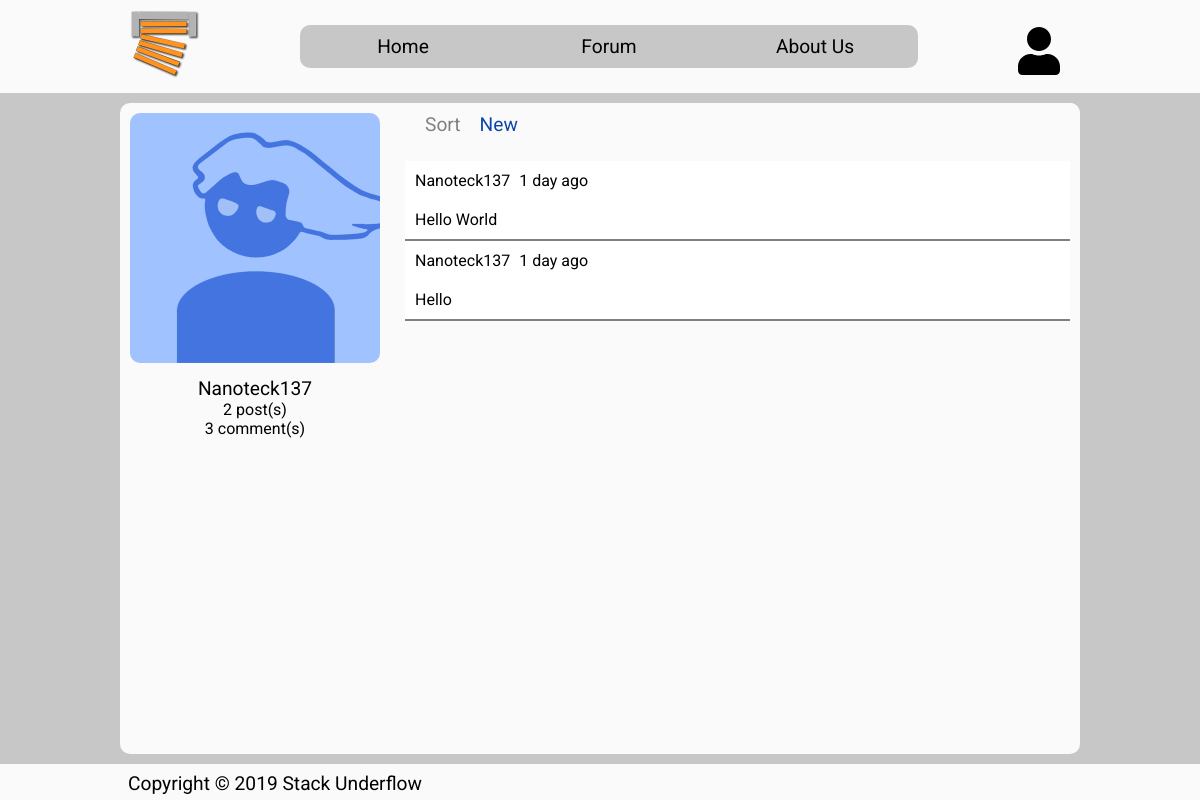
Screenshot of /view_profile.php?p=1 with the database file from the repository.
### tables this page shows
CREATE TABLE users(
    uID int(8) PRIMARY KEY AUTO_INCREMENT,
    uName varchar (32) NOT NULL,
    uUsername varchar (64) NOT NULL,
    uEmail varchar (64) NOT NULL,
    uPassword varchar (64) NOT NULL,
    uBirthdate datetime NOT NULL,
    uCreatedDate datetime NOT NULL default CURRENT_TIMESTAMP,
    uUserType ENUM ('member', 'moderator', 'admin') NOT NULL DEFAULT 'member',
    uSignature varchar(32) DEFAULT "",
    uProfilePicture varchar(128) NOT NULL DEFAULT 'default_pic.png',
    uTheme ENUM('light', 'dark') NOT NULL DEFAULT 'light'
);

CREATE TABLE forum_posts (
    pID int(8) PRIMARY KEY AUTO_INCREMENT,
    pTitle varchar(64) NOT NULL,
    pContent mediumtext NOT NULL,
    
    pAuthor int(8),
    FOREIGN KEY(pAuthor) REFERENCES users(uID),

    pCreatedDate datetime NOT NULL DEFAULT CURRENT_TIMESTAMP
);

### private/api/database.php (called while the page is built, shortened)
<?php
class DatabaseResult
{
    private $rows;
    private $numRows;
    public function __construct(array $rows, int $numRows)
    {
        $this->rows = $rows;
        $this->numRows = $numRows;
    }
    public function GetNumRows(): int
    {
        return $this->numRows;
    }
    public function GetRow(int $index)
    {
        return $this->rows[$index];
    }
}
class Database
{
    private $connection;
    public function __construct()
    {
        $this->connection = new mysqli("localhost", "root", "", "stackunderflow");
    }
    public function Query(string $query)
    {
        $result = $this->connection->query($query);
        if(is_bool($result))
        {
            return new DatabaseResult(array(), 0);
        }
        else
        {
            return new DatabaseResult($result->fetch_all(MYSQLI_BOTH), $result->num_rows);
        }
        return null;
    }
}
?>

### private/api/forum.php (called while the page is built, shortened)
<?php
class Comment
{
    public static function CreateForUser(Forum $forum, AuthUser $user, $row)
    {
        $post = $forum->GetPostById($row["cPostID"]);
        return new Comment(
            $row["cID"],
            $post,
            $row["cContent"],
            $user,
            $row["cCreatedDate"]
        );
    }
}
class Post
{
    private function __construct(Database $database,
                                Auth $auth,
                                int $id,
                                string $title,
                                string $content,
                                AuthUser $author,
                                string $createdDate)
    {
        $this->id = $id;
        $this->title = $title;
        $this->createdDate = $createdDate;
    }
    public static function CreateFromRow(Database $database, Auth $auth, $row): Post
    {
        $user = $auth->GetUserById($row["pAuthor"]);
        return new Post(
            $database,
            $auth,
            $row["pID"],
            $row["pTitle"],
            $row["pContent"],
            $user,
            $row["pCreatedDate"]
        );
    }
    public static function CreateForUser(Database $database, Auth $auth, AuthUser $user, $row): Post
    {
        return new Post(
            $database,
            $auth,
            $row["pID"],
            $row["pTitle"],
            $row["pContent"],
            $user,
            $row["pCreatedDate"]
        );
    }
}
class Forum
{
    private $database;
    private $auth;
    public function __construct(Database $database, Auth $auth)
    {
        $this->database = $database;
        $this->auth = $auth;
    }
    public function GetPostById(int $id): ?Post
    {
        $query = "SELECT * FROM forum_posts WHERE pID=$id";
        $result = $this->database->Query($query);
        if($result->GetNumRows() === 1)
        {
            $row = $result->GetRow(0);
            return Post::CreateFromRow($this->database, $this->auth, $row);
        }
        else
        {
            throw new ForumPostNotFoundException();
        }
    }
    public function GetPostFromUser(AuthUser $user): array
    {
        $posts = array();
        $userID = $user->id;
        $query = "SELECT * FROM forum_posts WHERE forum_posts.pAuthor=$userID";
        $result = $this->database->Query($query);
        for($i = 0; $i < $result->GetNumRows(); $i++)
        {
            $row = $result->GetRow($i);
            $post = Post::CreateForUser($this->database, $this->auth, $user, $row);
            array_push($posts, $post);
        }
        return $posts;
    }
    public function GetCommentsFromUser(AuthUser $user): array
    {
        $comments = array();
        $query = "SELECT * FROM forum_comments WHERE forum_comments.cAuthor=1";
        $result = $this->database->Query($query);
        for($i = 0; $i < $result->GetNumRows(); $i++)
        {
            $row = $result->GetRow($i);
            $comment = Comment::CreateForUser($this, $user, $row);
            array_push($comments, $comment);
        }
        return $comments;
    }
}
?>

### private/api/auth.php (called while the page is built, shortened)
<?php
class AuthUser
{
    public function __construct(Database $database,
                                int $id,
                                string $name,
                                string $username,
                                string $email,
                                string $password,
                                string $birthdate,
                                string $createdDate,
                                string $type,
                                string $signature,
                                string $profilePicture,
                                string $theme)
    {
        $this->id = $id;
        $this->username = $username;
    }
    public static function CreateFromRow($database, $row): AuthUser
    {
        return new AuthUser(
            $database,
            $row["uID"],
            $row["uName"],
            $row["uUsername"],
            $row["uEmail"],
            $row["uPassword"],
            $row["uBirthdate"],
            $row["uCreatedDate"],
            $row["uUserType"],
            $row["uSignature"],
            $row["uProfilePicture"],
            $row["uTheme"]
        );
    }
}
class Auth
{
    public $database;
    public function __construct(Database $database)
    {
        $this->database = $database;
    }
    public function GetUserById(int $id): ?AuthUser
    {
        $query = "SELECT * FROM users WHERE uID=$id";
        try {
            $result = $this->database->Query($query);
            if($result->GetNumRows() === 1)
            {
                $row = $result->GetRow(0);
                return AuthUser::CreateFromRow($this->database, $row);
            }
            else
            {
                throw new AuthUserNotFoundException("User not found with id '$id'");
            }
        }
        catch(Exception $e)
        {
            throw new AuthUserNotFoundException("User not found with id '$id'");
        }
        return null;
    }
}
?>

### private/common.php (called while the page is built, shortened)
<?php
require_once("private/api/database.php");
require_once("private/api/auth.php");
require_once("private/api/forum.php");
function common_start()
{
    $database = new Database();
    $auth = new Auth($database);
    $forum = new Forum($database, $auth);
}
function format_time($time)
{
    $time = time() - $time;
    $time = ($time < 1) ? 1 : $time;
    $tokens = array(
        31536000 => 'year',
        2592000 => 'month',
        604800 => 'week',
        86400 => 'day',
        3600 => 'hour',
        60 => 'minute',
        1 => 'second'
    );
    foreach ($tokens as $unit => $text)
    {
        if ($time < $unit) continue;
        $numberOfUnits = floor($time / $unit);
        return $numberOfUnits . ' ' . $text . (($numberOfUnits > 1) ? 's' : '');
    }
}
function format_time_data($time_data)
{
    return format_time(strtotime($time_data));
}
?>

### view_profile.php (the view, shortened to what this page needs)
<?php
    require_once("private/common.php");
?>
<!DOCTYPE html>
<html>
<head>
    <?php include "template/head.php" ?>
    <link rel="stylesheet" href="css/pages/view_profile.css">
    <link rel="stylesheet" href="css/common/forum.css">
</head>
<body>
    <?php
        $user = null;
        if(isset($_GET["p"]))
        {
            try
            {
                $user = $auth->GetUserById($_GET["p"]);
            }
            catch(AuthUserNotFoundException $e)
            {
                header("location: index.php");
                exit();
            }
        }
        else
        {
            header("location: index.php");
            exit();
        }
        $posts = $forum->GetPostFromUser($user);
        $comments = $forum->GetCommentsFromUser($user);
    ?>
    <div id="container">
        <?php include "template/header.php" ?>
        <main>
            <div id="profile-info">
                <img id="profile-pic" src="img/profile_pic.jpg" alt="Profile Pic" width="250">
                <p id="profile-info-name"><?php echo $user->username?></p>
                <p id="profile-info-posts"><?php echo count($posts); ?> post(s)</p>
                <p id="profile-info-comments"><?php echo count($comments); ?> comment(s)</p>
            </div>
            <div id="profile">
                <div id="posts-sort" class="forum-sort">
                    <p class="forum-sort-title">Sort</p>
                    <p class="forum-sort-selected">New</p>
                </div>
                <div id="profile-posts">
                    <?php
                    for ($i = 0; $i < count($posts); $i++)
                    {
                        $post = $posts[$i];
                    ?>
                    <div class="forum-post">
                        <div class="forum-author">
                            <p><?php echo $user->username; ?></p>
                            <p><?php echo format_time_data($post->createdDate); ?> ago</p>
                        </div>
                        <a class="forum-title" href="view_post.php?p=<?php echo $post->id; ?>">
                            <p><?php echo $post->title; ?></p>
                        </a>
                    </div>
                    <?php
                    }
                    ?>
                </div>
            </div>
        </main>
        <?php include "template/footer.php" ?>
    </div>
</body>
</html>

### css/common/main.css (style rules this page uses)
* { margin: 0; padding: 0; font-family: 'Roboto', sans-serif; }
p, h1, h2, h3, h4, h5, h6, i, svg { color: var(--primary-background-color-on); }
html,body { height: 100%; min-height: 100%; }
body { background-color: var(--primary-background-color-dark); }
#container { display: flex; min-height: 100vh; flex-direction: column; }
main { display: flex; flex-direction: column; flex: 1; background-color: var(--primary-background-color); }
@media all and (min-width: 960px) { main { width: 960px; margin: 10px auto; border-radius: 10px; } }

### css/pages/view_profile.css (style rules this page uses)
#profile-info { padding: 10px; margin-bottom: 10px; }
#profile-info p { width: 100%; text-align: center; }
#profile-info-name { font-size: 1.2em; }
#profile-pic { position: relative; left: calc(50% - 250px / 2); border-radius: 10px; margin-bottom: 10px; }
#profile { display: flex; flex-direction: column; width: 100%; }
.forum-sort { position: relative; background-color: var(--primary-background-color); margin-bottom: 5px; padding: 10px; }
.forum-sort > p { display: inline-block; font-size: 1.2em; }
.forum-sort-title { margin-left: 20px; color: gray; }
.forum-sort-selected { margin-left: 10px; padding: 0px 5px; color: rgb(12, 70, 171); }
#profile-posts { background-color: var(--primary-background-color); }
.forum-author > p { margin-right: 5px; }
@media all and (min-width: 960px) { main { flex-direction: row; align-items: flex-start; } }
@media all and (min-width: 960px) { #profile-info { margin-right: 5px; border-radius: 10px; } }
@media all and (min-width: 960px) { .forum-sort { border-radius: 10px; } }
@media all and (min-width: 960px) { #profile-posts { border-radius: 10px; padding: 10px; } }

### css/common/forum.css (style rules this page uses)
.forum-post { background-color: var(--primary-background-color-light); border-bottom: 2px solid gray; width: 100%; }
.forum-title p { padding: 10px; }
.forum-author { padding: 10px; }
.forum-author p { display: inline-block; }
.forum-title:link { text-decoration: none; }

### rows the page displays
users: uUsername "Nanoteck137"
forum_posts: pCreatedDate "1 day", pTitle "Hello World"
forum_posts: pAuthor.uUsername "Nanoteck137", pTitle "Hello"

### other values shown
count($posts) "2"
count($comments) "3"
